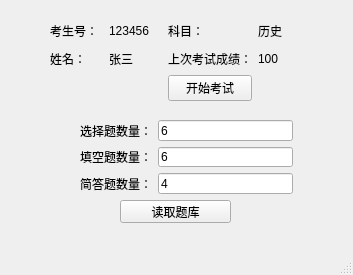
<?xml version="1.0" encoding="UTF-8"?>
<ui version="4.0">
 <class>MainWindow</class>
 <widget class="QMainWindow" name="MainWindow">
  <property name="geometry">
   <rect>
    <x>0</x>
    <y>0</y>
    <width>353</width>
    <height>275</height>
   </rect>
  </property>
  <property name="windowTitle">
   <string>MainWindow</string>
  </property>
  <widget class="QWidget" name="centralwidget">
   <widget class="QPushButton" name="ptn_Read">
    <property name="geometry">
     <rect>
      <x>120</x>
      <y>200</y>
      <width>111</width>
      <height>23</height>
     </rect>
    </property>
    <property name="text">
     <string>读取题库</string>
    </property>
   </widget>
   <widget class="QWidget" name="">
    <property name="geometry">
     <rect>
      <x>50</x>
      <y>20</y>
      <width>261</width>
      <height>81</height>
     </rect>
    </property>
    <layout class="QGridLayout" name="gridLayout">
     <item row="0" column="0">
      <widget class="QLabel" name="label_ID">
       <property name="text">
        <string>考生号：</string>
       </property>
      </widget>
     </item>
     <item row="0" column="1">
      <widget class="QLabel" name="label_ID_2">
       <property name="text">
        <string>123456</string>
       </property>
      </widget>
     </item>
     <item row="1" column="0">
      <widget class="QLabel" name="label_Name">
       <property name="text">
        <string>姓名：</string>
       </property>
      </widget>
     </item>
     <item row="1" column="1">
      <widget class="QLabel" name="label_Name_2">
       <property name="text">
        <string>张三</string>
       </property>
      </widget>
     </item>
     <item row="2" column="2">
      <widget class="QPushButton" name="ptn_Exam">
       <property name="text">
        <string>开始考试</string>
       </property>
      </widget>
     </item>
     <item row="1" column="2">
      <widget class="QLabel" name="label_Score">
       <property name="text">
        <string>上次考试成绩：</string>
       </property>
      </widget>
     </item>
     <item row="1" column="3">
      <widget class="QLabel" name="label_Score_2">
       <property name="text">
        <string>100</string>
       </property>
      </widget>
     </item>
     <item row="0" column="2">
      <widget class="QLabel" name="label_Subject">
       <property name="text">
        <string>科目：</string>
       </property>
      </widget>
     </item>
     <item row="0" column="3">
      <widget class="QLabel" name="label_Subject_2">
       <property name="text">
        <string>历史</string>
       </property>
      </widget>
     </item>
    </layout>
   </widget>
   <widget class="QWidget" name="">
    <property name="geometry">
     <rect>
      <x>80</x>
      <y>120</y>
      <width>213</width>
      <height>74</height>
     </rect>
    </property>
    <layout class="QFormLayout" name="formLayout">
     <item row="0" column="0">
      <widget class="QLabel" name="label_Choice_num">
       <property name="text">
        <string>选择题数量：</string>
       </property>
      </widget>
     </item>
     <item row="0" column="1">
      <widget class="QLineEdit" name="lineEdit_Choice_num">
       <property name="text">
        <string>6</string>
       </property>
      </widget>
     </item>
     <item row="1" column="0">
      <widget class="QLabel" name="label_Completion_num">
       <property name="text">
        <string>填空题数量：</string>
       </property>
      </widget>
     </item>
     <item row="1" column="1">
      <widget class="QLineEdit" name="lineEdit_Completion_num">
       <property name="text">
        <string>6</string>
       </property>
      </widget>
     </item>
     <item row="2" column="0">
      <widget class="QLabel" name="label_Answer_num">
       <property name="text">
        <string>简答题数量：</string>
       </property>
      </widget>
     </item>
     <item row="2" column="1">
      <widget class="QLineEdit" name="lineEdit_Answer_num">
       <property name="text">
        <string>4</string>
       </property>
      </widget>
     </item>
    </layout>
   </widget>
  </widget>
  <widget class="QMenuBar" name="menubar">
   <property name="geometry">
    <rect>
     <x>0</x>
     <y>0</y>
     <width>353</width>
     <height>23</height>
    </rect>
   </property>
  </widget>
  <widget class="QStatusBar" name="statusbar"/>
 </widget>
 <resources/>
 <connections/>
</ui>
